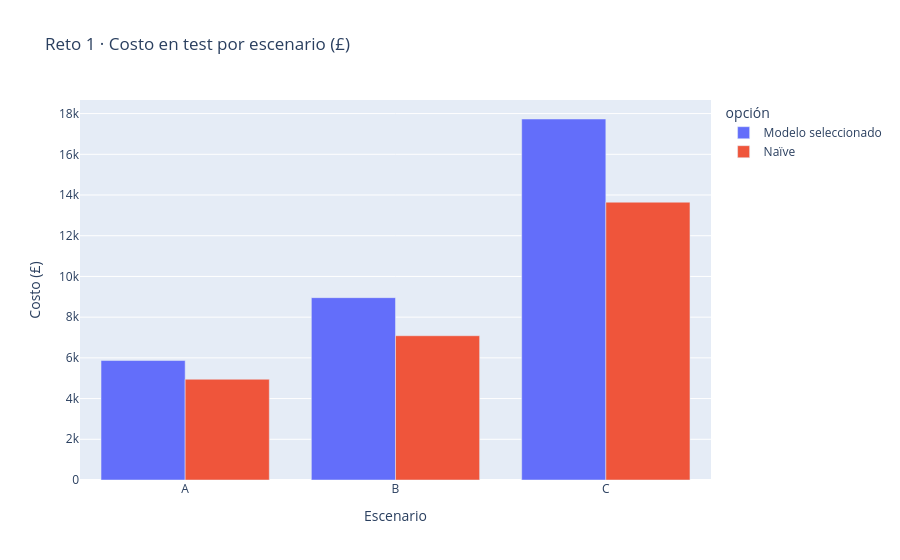

Notebook source saved alongside this figure:
### Markdown cell above
### Reto 1 · Apartado C — Evaluar en test y comparar frente a Naïve
Evalúe en test el modelo seleccionado en cada escenario (la selección ya quedó definida con validación) y Naïve con los mismos costos. Construya una tabla con excedentes, faltantes, costo y diferencia frente a Naïve, y un gráfico de barras. Interprete qué escenario y qué tipo de error explican las diferencias.

### Code cell
filas = []
for esc, (short, over) in ESCENARIOS.items():
    m = r1_eleccion[esc]
    e_sel = evaluar(test, cantidades_test[m], over=over, short=short)
    e_nv = evaluar(test, cantidades_test["Naive"], over=over, short=short)
    filas.append({"escenario": esc, "seleccionado": m,
                  "excedentes": e_sel["unidades_excedentes"], "faltantes": e_sel["unidades_faltantes"],
                  "costo_test": e_sel["costo"], "costo_test_Naive": e_nv["costo"],
                  "diferencia_vs_Naive": e_nv["costo"] - e_sel["costo"]})   # > 0 ahorro; < 0 sobrecosto
tabla_r1c = pd.DataFrame(filas).set_index("escenario")
display(tabla_r1c.round(2))

g = tabla_r1c.reset_index().melt(id_vars="escenario", value_vars=["costo_test", "costo_test_Naive"],
                                 var_name="opción", value_name="costo")
g["opción"] = g["opción"].map({"costo_test": "Modelo seleccionado", "costo_test_Naive": "Naïve"})
fig = px.bar(g, x="escenario", y="costo", color="opción", barmode="group",
             title="Reto 1 · Costo en test por escenario (£)", labels={"escenario": "Escenario", "costo": "Costo (£)"})
fig.show()

### Figure 1 — Plotly figure (JSON) as saved in the notebook; plotly's stock layout.template omitted (floating-point values rounded to 4 significant figures)
{"data": [{"alignmentgroup": "True", "hovertemplate": "opción=Modelo seleccionado<br>Escenario=%{x}<br>Costo (£)=%{y}<extra></extra>", "legendgroup": "Modelo seleccionado", "marker": {"color": "#636efa", "pattern": {"shape": ""}}, "name": "Modelo seleccionado", "offsetgroup": "Modelo seleccionado", "orientation": "v", "showlegend": true, "textposition": "auto", "type": "bar", "x": ["A", "B", "C"], "xaxis": "x", "y": [5870.0, 8958.0, 17730.0], "yaxis": "y"}, {"alignmentgroup": "True", "hovertemplate": "opción=Naïve<br>Escenario=%{x}<br>Costo (£)=%{y}<extra></extra>", "legendgroup": "Naïve", "marker": {"color": "#EF553B", "pattern": {"shape": ""}}, "name": "Naïve", "offsetgroup": "Naïve", "orientation": "v", "showlegend": true, "textposition": "auto", "type": "bar", "x": ["A", "B", "C"], "xaxis": "x", "y": [4950.0, 7088.0, 13650.0], "yaxis": "y"}], "layout": {"barmode": "group", "legend": {"title": {"text": "opción"}, "tracegroupgap": 0}, "title": {"text": "Reto 1 · Costo en test por escenario (£)"}, "xaxis": {"anchor": "y", "domain": [0, 1], "title": {"text": "Escenario"}}, "yaxis": {"anchor": "x", "domain": [0, 1], "title": {"text": "Costo (£)"}}}}
